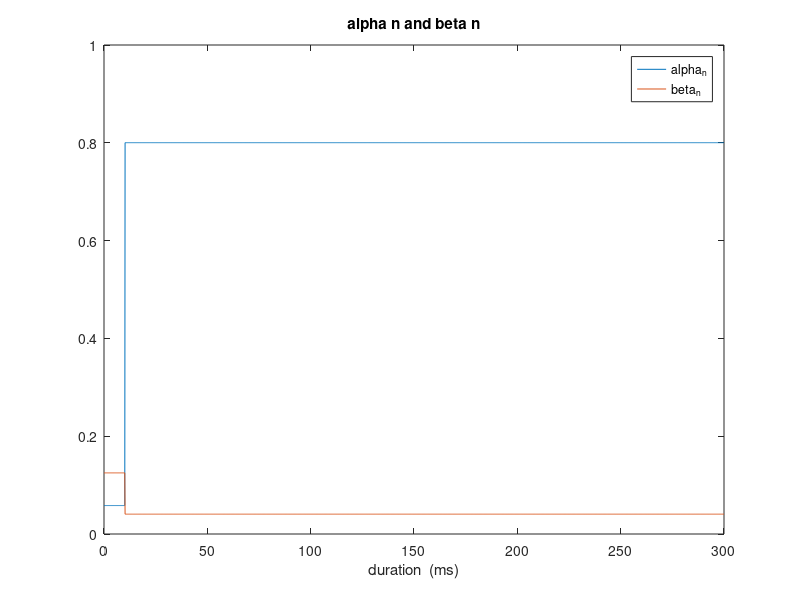
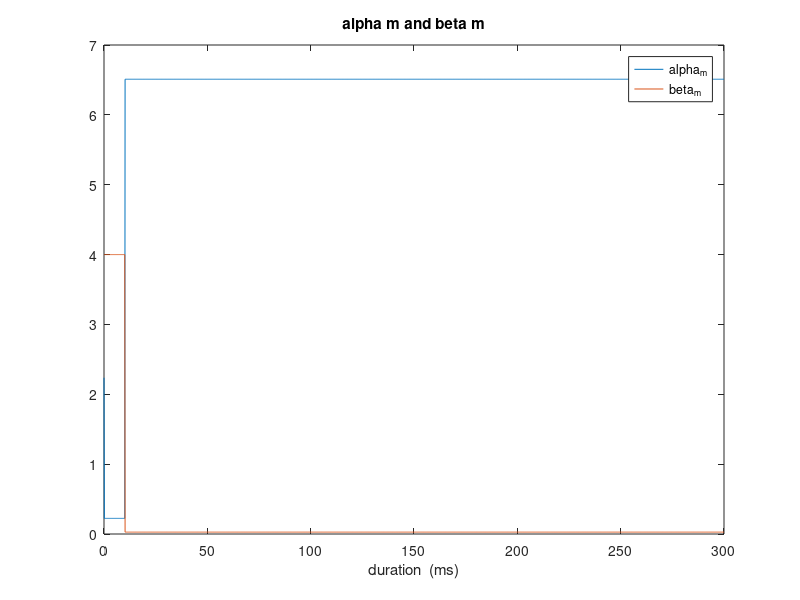
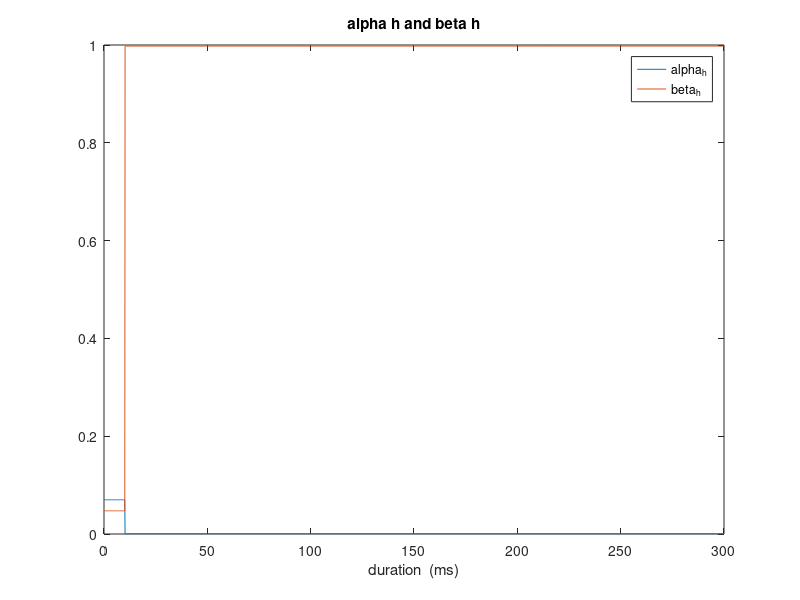
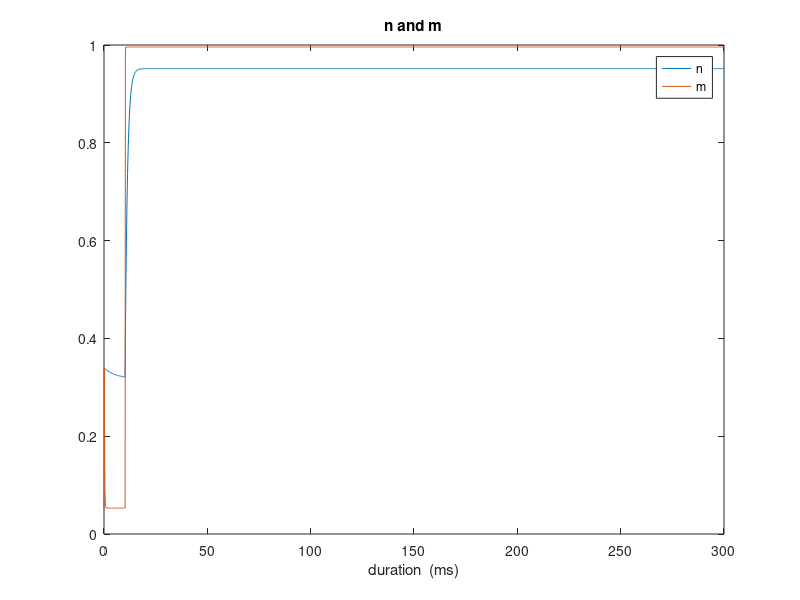

Source code (MATLAB) for these figures, in order:
% Berken Utku Demirel - 2166221
clearvars
close all
%%
% Duration
duration = linspace(0,300,2001); 
durationStep = duration(2)-duration(1); 

% a)
Vmembrane = -90*ones(1,length(duration)); 
Vmembrane(duration>10) = 0;

% b)
% Vmembrane = -90*ones(1,length(duration)); 
% Vmembrane(duration>200) = -90;


% c)
% Vmembrane = -90*ones(1,length(duration)); 
% Vmembrane(duration>10) = -80;
% Vmembrane(duration>200) = -90;


%define constants
GNArest = 120; 
GKrest = 36; 
GL = 0.3; 
Cm = 1; 
Vrest = -90; 
VNA = 25; 
VK = -102;  
VL = -79.387;  

%definition of initials
m = 0.05*ones(1,length(duration));  
h = 0.54*ones(1,length(duration));  
n = 0.34*ones(1,length(duration));  
GNA = GNArest*ones(1,length(duration)); 
GK = GKrest*ones(1,length(duration)); 
alpha_m = 2.237*ones(1,length(duration));  
alpha_n = 0.0582*ones(1,length(duration)); 
alpha_h = 0.07*ones(1,length(duration)); 
beta_m = 4*ones(1,length(duration));  
beta_n = 0.125*ones(1,length(duration));
beta_h = 0.0474*ones(1,length(duration));
%% Loop for simulation

for i = 2:length(duration)

alpha_m(i) = 0.1*(25-Vmembrane(i-1)+Vrest)/(exp((25-Vmembrane(i-1)+Vrest)/10)-1);
alpha_h(i) = 0.07/exp((Vmembrane(i-1)-Vrest)/20);
alpha_n(i) = 0.01*(10-Vmembrane(i-1)+Vrest)/(exp((10-Vmembrane(i-1)+Vrest)/10)-1);
beta_m(i) = 4/exp((Vmembrane(i-1)-Vrest)/18);
beta_h(i) = 1/(exp((30-Vmembrane(i-1)+Vrest)/10)+1);
beta_n(i) = 0.125/exp((Vmembrane(i-1)-Vrest)/80);

%ionic conductances
m(i) = m(i-1) + durationStep*(alpha_m(i-1)*(1-m(i-1))-beta_m(i-1)*m(i-1));
h(i) = h(i-1) + durationStep*(alpha_h(i-1)*(1-h(i-1))-beta_h(i-1)*h(i-1));
n(i) = n(i-1) + durationStep*(alpha_n(i-1)*(1-n(i-1))-beta_n(i-1)*n(i-1));
GNA(i) = GNArest*m(i-1)^3*h(i-1);
GK(i) = GKrest*n(i-1)^4;

end
%% Plots

figure, plot(duration,alpha_n); 
title('alpha n');
hold on
plot(duration,beta_n);
title('alpha n and beta n');
xlabel('duration  (ms)');
legend('alpha_n','beta_n')

figure,
plot(duration,alpha_m);
hold on
plot(duration,beta_m);
title('alpha m and beta m');
xlabel('duration  (ms)');
legend('alpha_m','beta_m')

figure, 
plot(duration,alpha_h);
hold on
plot(duration,beta_h); 
title('alpha h and beta h');
xlabel('duration  (ms)');
legend('alpha_h','beta_h')

figure, 
plot(duration,n); 
hold on
plot(duration,m); 
title('n and m');
xlabel('duration  (ms)'); 
legend('n','m')

figure, 
plot(duration,h); 
title('h');
xlabel('duration  (ms)');
